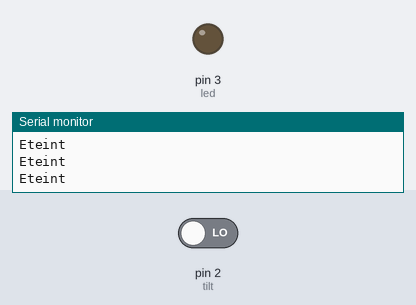
Simulated run of this sketch. Board: Arduino Uno, built with avr-gcc and run on an emulated ATmega328P. Parts: output pins drawn as LEDs (lit = HIGH), the last lines printed to the serial monitor. Inputs (shaded band) come from the test bench; at power-on: pin 2 (tilt) LOW.

Above: at 1.2 s.
1.3 s: pin 2 (tilt) driven HIGH
At 2.4 s:
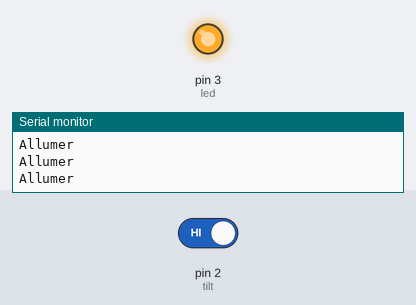
2.8 s: pin 2 (tilt) driven LOW
At 3.4 s:
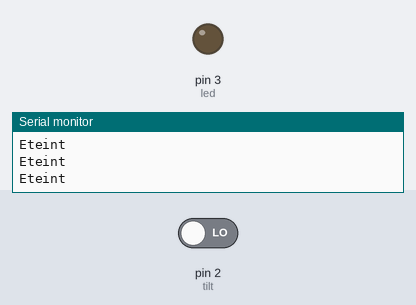
Timing chart, 0 to 5.8 s (numbered marks = the images above; inputs shaded):
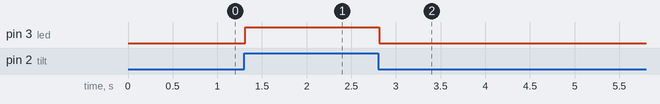

Measured:
- after the input at 1.3 s, pin 3 (led): LOW → HIGH at once
- after the input at 2.8 s, pin 3 (led): HIGH → LOW at once

The sketch:

tilt_switch.ino
```cpp
int tilt = 2;
int led = 3;
void setup() {
  // put your setup code here, to run once:
  Serial.begin(9600);
  pinMode(tilt, INPUT);
  pinMode(led, OUTPUT);
}

void loop() {
  // put your main code here, to run repeatedly:
  if (digitalRead(tilt) == HIGH) {
    Serial.println("Allumer");
    digitalWrite(led, HIGH);
  }
  if (digitalRead(tilt) == LOW) {
    Serial.println("Eteint");
    digitalWrite(led, LOW);
  }
}
```
